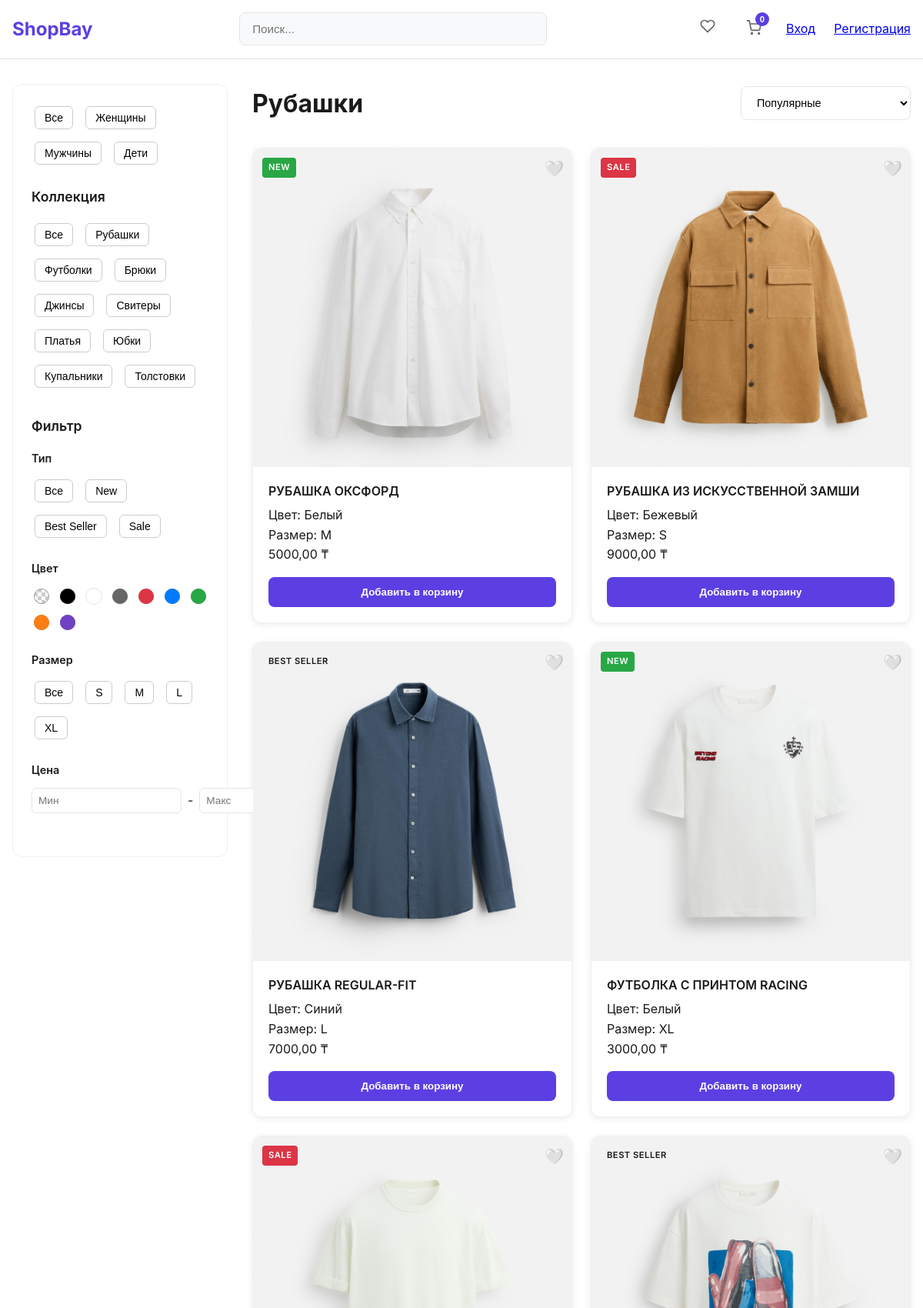
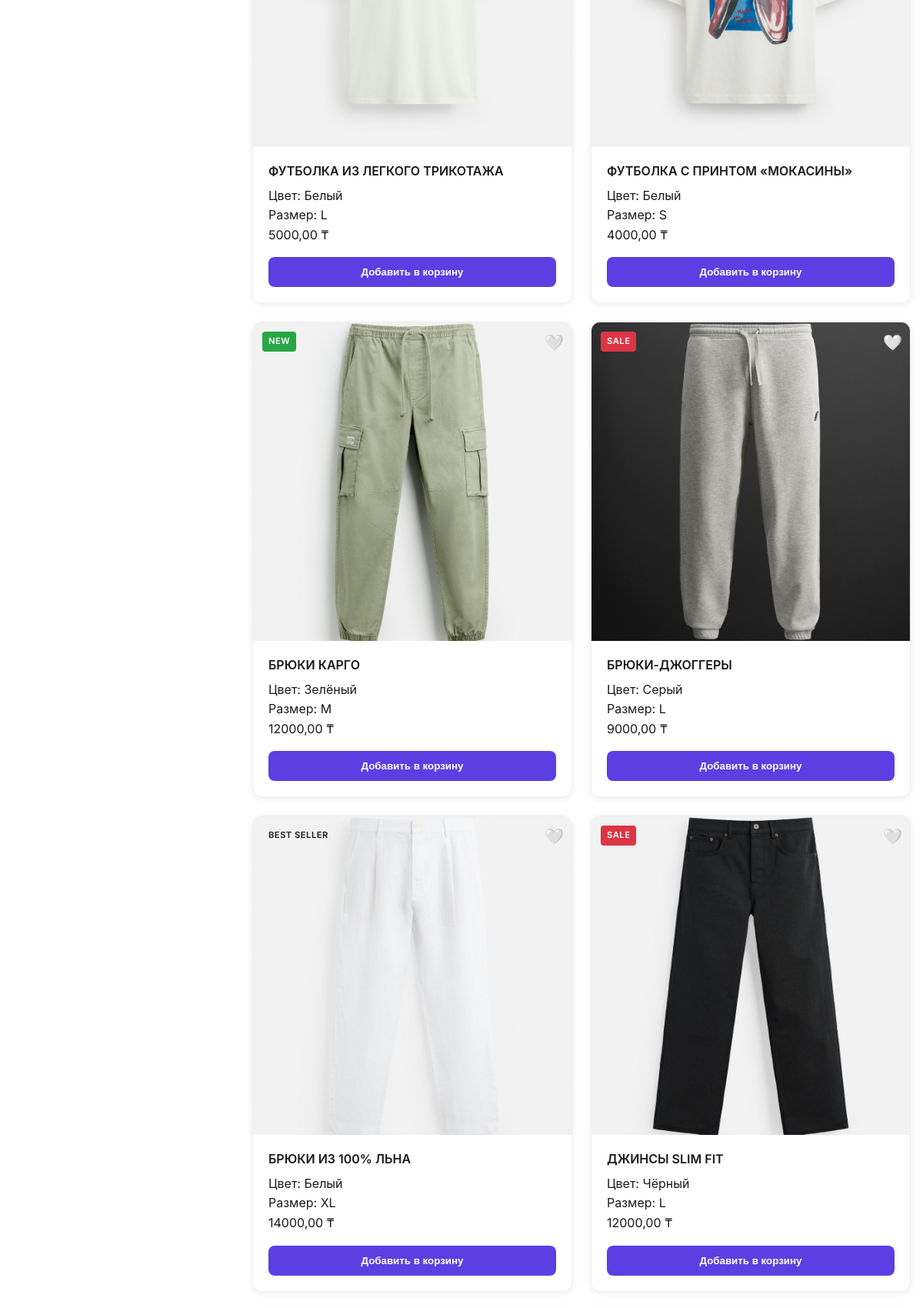
The page / (upper part) on the database its author committed (2 pictures, top to bottom).
### apps/products/models.py (models this page shows, shortened)
class UserSegment(models.Model):
    name = models.CharField(max_length=255)

class Category(models.Model):
    title = models.CharField(max_length=255)
    description = models.TextField(blank=True, null=True)
    class Meta:
        verbose_name = 'Category'
        verbose_name_plural = 'Categories'

class Product(models.Model):
    COLOR_CHOICES = [
        ('white', 'Белый'),
        ('black', 'Чёрный'),
        ('green', 'Зелёный'),
        ('red', 'Красный'),
        ('blue', 'Синий'),
        ('yellow', 'Жёлтый'),
        ('beige', 'Бежевый'),
        ('gray', 'Серый'),
        ('brown', 'Коричневый'),
        ('pink', 'Розовый'),
    ]
    title = models.CharField(max_length=255)
    user_segment = models.ForeignKey(UserSegment, on_delete=models.CASCADE, related_name='user_segment_product')
    category = models.ForeignKey(Category, on_delete=models.CASCADE, related_name='category_product')
    description = models.TextField(blank=True, null=True)
    article = models.PositiveIntegerField()
    color = models.CharField(max_length=50, choices=COLOR_CHOICES)
    price = models.DecimalField(max_digits=20, decimal_places=2)
    size = models.ForeignKey(Size, on_delete=models.CASCADE, related_name='size_product')
    mane_image = models.ImageField(upload_to='products/main_images/')
    TYPE_SALE_CHOICES = [
        ('sale', 'Sale'),
        ('new', 'New'),
        ('best seller', 'Best Seller'),
    ]
    type_sale = models.CharField(max_length=20, choices=TYPE_SALE_CHOICES)

class Size(models.Model):
    name = models.CharField(max_length=50)

### apps/products/views.py (the view)
def index(request):
    category = request.GET.get('category')
    usersegment = request.GET.get('usersegment')
    type_sale = request.GET.get('type')
    color = request.GET.get('color')
    size = request.GET.get('size')
    min_price = request.GET.get('min_price')
    max_price = request.GET.get('max_price')
    products = Product.objects.all()
    if category:
        products = products.filter(category__title=category)
    if usersegment:
        products = products.filter(user_segment__name=usersegment)
    if type_sale:
        products = products.filter(type_sale=type_sale)
    if color:
        products = products.filter(color=color)
    if size:
        products = products.filter(size__name=size)
    if min_price:
        products = products.filter(price__gte=min_price)
    if max_price:
        products = products.filter(price__lte=max_price)
    categories = Category.objects.all()
    usersegments = UserSegment.objects.all()
    context = {
        'products': products,
        'categories': categories,
        'usersegments': usersegments,
        'active_filters': {
            'category': category,
            'usersegment': usersegment,
            'type': type_sale,
            'color': color,
            'size': size,
            'min_price': min_price,
            'max_price': max_price,
        },
        'type_choices': ['new', 'bestseller', 'sale'],
        'color_choices': ['black', 'white', 'gray', 'red', 'blue', 'green', 'orange', 'purple'],
        'size_choices': ['s', 'm', 'l', 'xl']
    }
    return render(request, 'index.html', context)

### apps/orders/views.py (called while the page is built)
def cart_context(request):
    if request.user.is_authenticated:
        cart = Cart.objects.filter(customer=request.user).order_by('-id').first()
        return {'cart': cart}
    return {'cart': None}

### templates/index.html (shortened to what this page needs)
{% extends 'base.html' %}
{% load static %}
{% block content %}
    <div class="main-container">
<aside class="sidebar" id="sidebar">
    <form method="get" id="filterForm">
        <div class="sidebar-section">
            <div class="filter-group">
                <div class="filter-options">
                    <button type="submit" class="filter-btn" name="usersegment" value="">Все</button>
                    {% for usersegment in usersegments %}
                        <button type="submit" class="filter-btn" name="usersegment" value="{{ usersegment.name }}">{{ usersegment.name }}</button>
                    {% endfor %}
                </div>
            </div>
            <h3 class="sidebar-title">Коллекция</h3>
            <div class="filter-group">
                <div class="filter-options">
                    <button type="submit" class="filter-btn" name="category" value="">Все</button>
                    {% for category in categories %}
                        <button type="submit" class="filter-btn" name="category" value="{{ category.title }}">{{ category.title }}</button>
                    {% endfor %}
                </div>
            </div>
        </div>
        <div class="sidebar-section">
            <h3 class="sidebar-title">Фильтр</h3>
            <div class="filter-group">
                <h4 class="filter-title">Тип</h4>
                <div class="filter-options">
                    <button type="submit" class="filter-btn" name="type" value="">Все</button>
                    <button type="submit" class="filter-btn" name="type" value="new">New</button>
                    <button type="submit" class="filter-btn" name="type" value="bestseller">Best Seller</button>
                    <button type="submit" class="filter-btn" name="type" value="sale">Sale</button>
                </div>
            </div>
            <div class="filter-group">
                <h4 class="filter-title">Цвет</h4>
                <div class="color-filters">
                    <button class="color-option all" name="color" value=""></button>
                    <button class="color-option black" name="color" value="black"></button>
                    <button class="color-option white" name="color" value="white"></button>
                    <button class="color-option gray" name="color" value="gray"></button>
                    <button class="color-option red" name="color" value="red"></button>
                    <button class="color-option blue" name="color" value="blue"></button>
                    <button class="color-option green" name="color" value="green"></button>
                    <button class="color-option orange" name="color" value="orange"></button>
                    <button class="color-option purple" name="color" value="purple"></button>
                </div>
            </div>
            <div class="filter-group">
                <h4 class="filter-title">Размер</h4>
                <div class="filter-options">
                    <button type="submit" class="filter-btn" name="size" value="">Все</button>
                    <button type="submit" class="filter-btn" name="size" value="s">S</button>
                    <button type="submit" class="filter-btn" name="size" value="m">M</button>
                    <button type="submit" class="filter-btn" name="size" value="l">L</button>
                    <button type="submit" class="filter-btn" name="size" value="xl">XL</button>
                </div>
            </div>
            <div class="filter-group">
                <h4 class="filter-title">Цена</h4>
                <div class="price-range">
                    <input type="number" class="price-input" placeholder="Мин" name="min_price" onchange="this.form.submit()">
                    <span>-</span>
                </div>
            </div>
        </div>
    </form>
</aside>
        <main class="content-area">
            <div class="content-header">
                <h1 class="page-title" id="pageTitle">Рубашки</h1>
                <div class="sort-container">
                    <select class="sort-select" id="sortSelect" onchange="sortProducts()">
                        <option value="popular">Популярные</option>
                    </select>
                </div>
            </div>
            <div class="product-grid" id="productGrid">
                {% for product in products %}
                <div class="product-card">
                    <div class="product-image" style="position: relative;">
                        <img src="{{ product.mane_image.url }}" alt="{{ product.title }}">
                        <a href="{% url 'favorites:toggle_favorite' product_id=product.id %}"
                            style="position: absolute; top: 10px; right: 10px; font-size: 20px; z-index: 10; text-decoration: none;">
                            {% if user.is_authenticated and product.favorite_set.all|length > 0 %}
                                 ❤️
                            {% else %}
                                 🤍
                            {% endif %}
                        </a>
                        <div class="product-badge badge-{{ product.type_sale }}">
                            {{ product.get_type_sale_display }}
                        </div>
                    </div>
                    <div class="product-info">
                        <h3 class="product-title">{{ product.title }}</h3>
                        <p class="product-color">Цвет: {{ product.get_color_display }}</p>
                        <p class="product-size">Размер: {{ product.size.name }}</p>
                        <p class="product-price">{{ product.price }} ₸</p>
                        <a href="{% url 'add_to_cart' product.id %}">
                            <button class="add-to-cart">Добавить в корзину</button>
                        </a>
                    </div>
                </div>
    {% endfor %}
            </div>
        </main>
    </div>
{% endblock content %}

### static/css/index.css (style rules this page uses)
* { margin: 0; padding: 0; box-sizing: border-box; }
body { font-family: 'Inter', -apple-system, BlinkMacSystemFont, 'Segoe UI', Roboto, sans-serif; background-color: #ffffff; color: #1a1a1a; line-height: 1.6; }
.main-container { max-width: 1400px; margin: 0 auto; padding: 2rem 1rem; display: grid; grid-template-columns: 280px 1fr; gap: 2rem; }
.sidebar { background: #ffffff; border-radius: 12px; padding: 1.5rem; height: fit-content; position: sticky; top: 100px; border: 1px solid #f0f0f0; }
.sidebar-section { margin-bottom: 2rem; }
.sidebar-title { font-size: 1.1rem; font-weight: 600; margin-bottom: 1rem; color: #1a1a1a; }
.filter-group { margin-bottom: 1.5rem; }
.filter-title { font-size: 0.9rem; font-weight: 600; margin-bottom: 0.75rem; color: #1a1a1a; }
.filter-options { display: flex; flex-wrap: wrap; gap: 0.5rem; }
.color-filters { display: flex; flex-wrap: wrap; gap: 0.5rem; }
.color-option { width: 32px; height: 32px; border-radius: 50%; border: 2px solid #e5e5e5; cursor: pointer; transition: all 0.2s ease; position: relative; }
.color-option::after { content: ''; position: absolute; top: 50%; left: 50%; transform: translate(-50%, -50%); width: 20px; height: 20px; border-radius: 50%; }
.color-option.black::after { background-color: #000; }
.color-option.white::after { background-color: #fff; border: 1px solid #e5e5e5; }
.color-option.gray::after { background-color: #666; }
.color-option.red::after { background-color: #dc3545; }
.color-option.blue::after { background-color: #007bff; }
.color-option.green::after { background-color: #28a745; }
.color-option.orange::after { background-color: #fd7e14; }
.color-option.purple::after { background-color: #6f42c1; }
.price-range { display: flex; gap: 0.5rem; align-items: center; }
.price-input { flex: 1; padding: 0.5rem; border: 1px solid #e5e5e5; border-radius: 6px; font-size: 0.85rem; }
.content-area { min-height: 100vh; }
.content-header { display: flex; justify-content: between; align-items: center; margin-bottom: 2rem; flex-wrap: wrap; gap: 1rem; }
.page-title { font-size: 2rem; font-weight: 700; color: #1a1a1a; }
.sort-container { margin-left: auto; }
.sort-select { padding: 0.75rem 1rem; border: 1px solid #e5e5e5; border-radius: 8px; background: white; font-size: 0.9rem; cursor: pointer; }
.product-grid { display: grid; grid-template-columns: repeat(auto-fit, minmax(280px, 1fr)); gap: 1.5rem; margin-bottom: 3rem; }
.product-card { background: white; border-radius: 12px; overflow: hidden; box-shadow: 0 2px 8px rgba(0, 0, 0, 0.08); transition: all 0.3s ease; border: 1px solid #f0f0f0; }
.product-image { position: relative; overflow: hidden; aspect-ratio: 1; }
.product-image img { width: 100%; height: 100%; object-fit: cover; transition: transform 0.3s ease; }
.product-badge { position: absolute; top: 0.75rem; left: 0.75rem; padding: 0.25rem 0.5rem; border-radius: 4px; font-size: 0.7rem; font-weight: 600; text-transform: uppercase; letter-spacing: 0.5px; }
.badge-new { background: #28a745; color: white; }
.badge-sale { background: #dc3545; color: white; }
.product-info { padding: 1.25rem; }
.product-title { font-size: 1rem; font-weight: 600; margin-bottom: 0.5rem; color: #1a1a1a; line-height: 1.4; }
.product-price { display: flex; align-items: center; gap: 0.5rem; margin-bottom: 1rem; }
.add-to-cart { width: 100%; padding: 0.75rem; background: #5B3FE2; color: white; border: none; border-radius: 8px; font-weight: 600; cursor: pointer; transition: all 0.2s ease; }

### templates/index.html (style rules this page uses)
.filter-btn { display: inline-block; margin: 4px; padding: 6px 12px; border: 1px solid #ccc; border-radius: 6px; background-color: #fff; font-size: 14px; cursor: pointer; }
.color-option { width: 20px; height: 20px; border-radius: 50%; border: 1px solid #999; margin: 3px; display: inline-block; cursor: pointer; }
.color-option.all { background: repeating-conic-gradient(#ccc 0% 25%, white 0% 50%) 50% / 10px 10px; }
.color-option.black { background-color: black; }
.color-option.white { background-color: white; }
.color-option.gray { background-color: gray; }
.color-option.red { background-color: red; }
.color-option.blue { background-color: blue; }
.color-option.green { background-color: green; }
.color-option.orange { background-color: orange; }
.color-option.purple { background-color: purple; }

### rows shown on the page
UserSegment: name "Женщины"
UserSegment: name "Мужчины"
UserSegment: name "Дети"
Category: title "Рубашки"
Category: title "Футболки"
Category: title "Брюки"
Category: title "Джинсы"
Category: title "Свитеры"
Category: title "Платья"
Category: title "Юбки"
Category: title "Купальники"
Category: title "Толстовки"
Product: mane_image (picture), type_sale "NEW", title "РУБАШКА ОКСФОРД", color "Белый", size.name "M", price "5000,00"
Product: mane_image (picture), type_sale "SALE", title "РУБАШКА ИЗ ИСКУССТВЕННОЙ ЗАМШИ", color "Бежевый", size.name "S", price "9000,00"
Product: mane_image (picture), type_sale "BEST SELLER", title "РУБАШКА REGULAR-FIT", color "Синий", size.name "L", price "7000,00"
Product: mane_image (picture), type_sale "NEW", title "ФУТБОЛКА С ПРИНТОМ RACING", color "Белый", size.name "XL", price "3000,00"
Product: mane_image (picture), type_sale "SALE", title "ФУТБОЛКА ИЗ ЛЕГКОГО ТРИКОТАЖА", color "Белый", size.name "L", price "5000,00"
Product: mane_image (picture), type_sale "BEST SELLER", title "ФУТБОЛКА С ПРИНТОМ «МОКАСИНЫ»", color "Белый", size.name "S", price "4000,00"
Product: mane_image (picture), type_sale "NEW", title "БРЮКИ КАРГО", color "Зелёный", size.name "M", price "12000,00"
Product: mane_image (picture), type_sale "SALE", title "БРЮКИ-ДЖОГГЕРЫ", color "Серый", size.name "L", price "9000,00"
Product: mane_image (picture), type_sale "BEST SELLER", title "БРЮКИ ИЗ 100% ЛЬНА", color "Белый", size.name "XL", price "14000,00"
Product: mane_image (picture), type_sale "SALE", title "ДЖИНСЫ SLIM FIT", color "Чёрный", size.name "L", price "12000,00"

### other values the page prints
{{ cart.total_amount|default:"0" }} "0"
